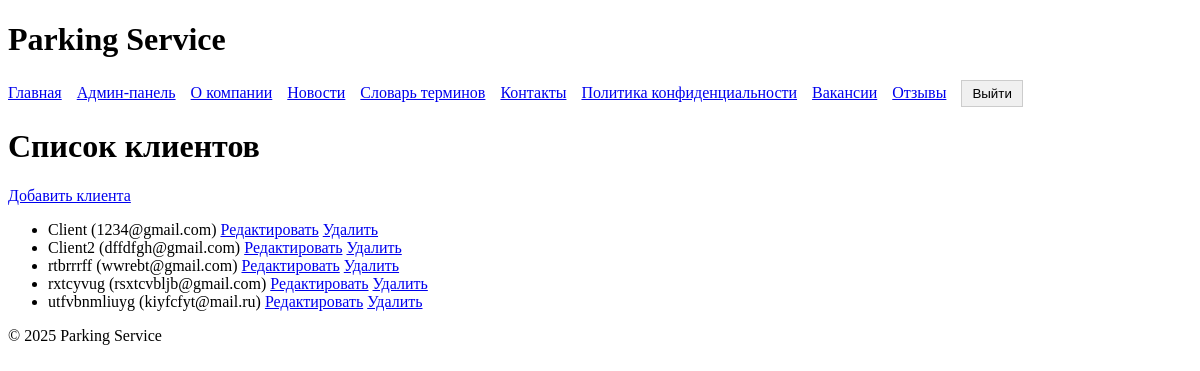
Screenshot of /clients/ (signed in) with the database file from the repository.
### parking/models.py (models this page shows, shortened)
class Client(models.Model):
    user = models.OneToOneField(User, on_delete=models.CASCADE)
    name = models.CharField(max_length=100)
    email = models.EmailField()
    age = models.IntegerField(default=18)
    timezone = models.CharField(max_length=100, default='Europe/Minsk')  # Например, 'Europe/Paris'

### parking/views.py (the view)
# urls.py: path('clients/', ClientListView.as_view(), name='client_list'),
class ClientListView(ListView):
    model = Client
    template_name = 'parking/client_list.html'
    context_object_name = 'clients'
    def get_queryset(self):
        user = self.request.user
        logger.debug(f"ClientListView for user {user.username}, is_superuser: {user.is_superuser}")
        if is_admin(user):
            return Client.objects.all()
        elif is_client(user):
            return Client.objects.filter(user=user)
        return Client.objects.none()
    def get_context_data(self, **kwargs):
        context = super().get_context_data(**kwargs)
        context['is_admin'] = is_admin(self.request.user)
        context['is_client'] = is_client(self.request.user)
        context['is_employee'] = is_employee(self.request.user)
        return context

### parking/views.py (called while the page is built)
def is_admin(user):
    logger.debug(f"Checking is_admin for user {user.username if user.is_authenticated else 'Anonymous'}, is_superuser: {user.is_superuser if user.is_authenticated else 'N/A'}")
    return user.is_authenticated and user.is_superuser

def is_employee(user):
    logger.debug(f"Checking is_employee for user {user.username if user.is_authenticated else 'Anonymous'}, in Employee group: {user.groups.filter(name='Employee').exists() if user.is_authenticated else 'N/A'}")
    return user.is_authenticated and user.groups.filter(name='Employee').exists()

def is_client(user):
    logger.debug(f"Checking is_client for user {user.username if user.is_authenticated else 'Anonymous'}, in Client group: {user.groups.filter(name='Client').exists() if user.is_authenticated else 'N/A'}")
    return user.is_authenticated and user.groups.filter(name='Client').exists()

### parking/templates/parking/client_list.html
{% extends 'parking/base.html' %}
{% block content %}
<h1>Список клиентов</h1>
{% if user.is_superuser %}
    <a href="{% url 'client_create' %}">Добавить клиента</a>
{% endif %}
<ul>
{% for client in clients %}
    <li>{{ client.name }} ({{ client.email }})
        <a href="{% url 'client_update' client.pk %}">Редактировать</a>
        {% if user.is_superuser or user.is_client%}
            <a href="{% url 'client_delete' client.pk %}">Удалить</a>
        {% endif %}
    </li>
{% empty %}
    <li>Нет клиентов</li>
{% endfor %}
</ul>
{% endblock %}

### rows the page displays
Client: name "Client", email "1234@gmail.com"
Client: name "Client2", email "dffdfgh@gmail.com"
Client: name "rtbrrrff", email "wwrebt@gmail.com"
Client: name "rxtcyvug", email "rsxtcvbljb@gmail.com"
Client: name "utfvbnmliuyg", email "kiyfcfyt@mail.ru"
